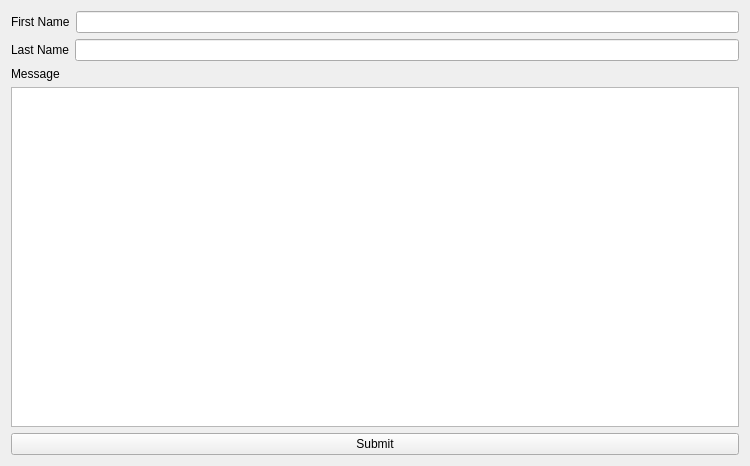
<?xml version="1.0" encoding="UTF-8"?>
<ui version="4.0">
 <class>Widget</class>
 <widget class="QWidget" name="Widget">
  <property name="geometry">
   <rect>
    <x>0</x>
    <y>0</y>
    <width>750</width>
    <height>466</height>
   </rect>
  </property>
  <property name="windowTitle">
   <string>Widget</string>
  </property>
  <layout class="QVBoxLayout" name="verticalLayout">
   <item>
    <layout class="QHBoxLayout" name="horizontalLayout">
     <item>
      <widget class="QLabel" name="label">
       <property name="text">
        <string>First Name</string>
       </property>
      </widget>
     </item>
     <item>
      <widget class="QLineEdit" name="firstNameLineEdit"/>
     </item>
    </layout>
   </item>
   <item>
    <layout class="QHBoxLayout" name="horizontalLayout_2">
     <item>
      <widget class="QLabel" name="label_2">
       <property name="text">
        <string>Last Name</string>
       </property>
      </widget>
     </item>
     <item>
      <widget class="QLineEdit" name="lastNameLineEdit"/>
     </item>
    </layout>
   </item>
   <item>
    <widget class="QLabel" name="label_3">
     <property name="text">
      <string>Message</string>
     </property>
    </widget>
   </item>
   <item>
    <widget class="QTextEdit" name="messageTextEdit"/>
   </item>
   <item>
    <layout class="QHBoxLayout" name="horizontalLayout_3"/>
   </item>
   <item>
    <widget class="QPushButton" name="pushButton">
     <property name="text">
      <string>Submit</string>
     </property>
    </widget>
   </item>
  </layout>
 </widget>
 <layoutdefault spacing="6" margin="11"/>
 <resources/>
 <connections/>
</ui>
